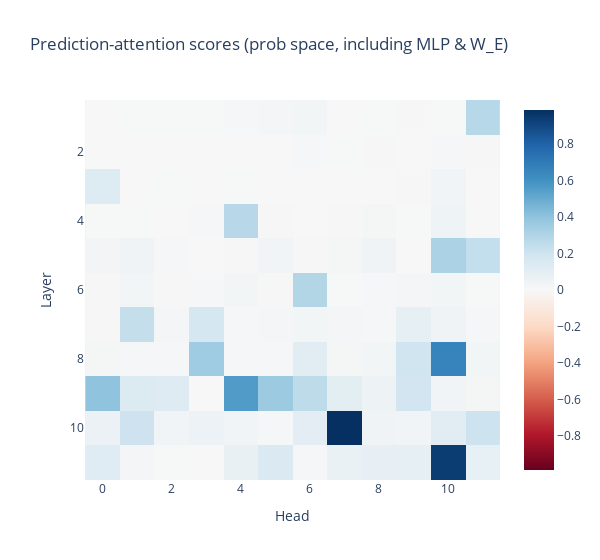

Notebook code for this chart:
### Code cell
def get_scores_for_all_heads(
    embeddings_dict: Dict[str, Float[Tensor, "d_vocab d_model"]],
    model: HookedTransformer = model,
    sample_size: int = 50,
    num_batches: int = 1,
    include_W_E_raw: bool = True,
    plot_probs: bool = False,
):
    raise NotImplementedError("Implementation wrong, need to include biases to queries and keys, and also / (self.cfg.d_model**0.5)")

    # results = []

    # sorted_keys = sorted(embeddings_dict.keys())

    # W_Qs = model.W_Q
    # W_Ks = model.W_K

    # W_U_Q = embeddings_dict["W_U (or W_E, no MLPs)"]
    # W_U_Q_normed = W_U_Q / W_U_Q.var(dim=-1, keepdim=True).pow(0.5)
    # if include_W_E_raw:
    #     W_E_K = embeddings_dict["W_E (including MLPs)"]
    # else:
    #     W_E_K = embeddings_dict["W_E (only MLPs)"]
    # W_E_K_normed = W_E_K / W_E_K.var(dim=-1, keepdim=True).pow(0.5)

    # W_Q_full = einops.einsum(W_U_Q_normed, W_Qs, "d_vocab d_model, layer head d_model d_head -> layer head d_vocab d_head")
    # W_K_full = einops.einsum(W_E_K_normed, W_Ks, "d_vocab d_model, layer head d_model d_head -> layer head d_vocab d_head")

    # W_QK_full = FactoredMatrix(W_Q_full, W_K_full.transpose(-1, -2))

    # for _ in range(num_batches):
    #     sample_indices = t.randint(0, model.cfg.d_vocab, (sample_size,))
    #     W_QK_sample = W_QK_full.A[..., sample_indices, :] @ W_QK_full.B[..., :, sample_indices]
    #     W_QK_sample = W_QK_sample - W_QK_sample.mean(dim=-1, keepdim=True)

    #     if plot_probs:
    #         W_QK_softmaxed = W_QK_sample.softmax(dim=-1)
    #         W_QK_avg_diag_prob = W_QK_softmaxed[..., range(sample_size), range(sample_size)].mean(-1)
    #         results.append(W_QK_avg_diag_prob)
    #     else:
    #         W_QK_diag_sum = W_QK_sample[..., range(sample_size), range(sample_size)].sum(-1)
    #         W_QK_offdiag_sum = W_QK_sample.sum(dim=(-1, -2)) - W_QK_diag_sum
    #         W_QK_avg_diag = W_QK_diag_sum / sample_size
    #         W_QK_avg_offdiag = W_QK_offdiag_sum / sample_size
    #         results.append(W_QK_avg_diag - W_QK_avg_offdiag)


    # results = sum(results) / len(results)
    # return results[1:]


results = get_scores_for_all_heads(embeddings_dict, sample_size = 250, num_batches = 40, plot_probs = True)

imshow(results, y=list(range(1, 12)), labels={"x": "Head", "y": "Layer"}, title="Prediction-attention scores (prob space, including MLP & W_E)", width=600)

### Figure 1 — Plotly figure (JSON) as saved in the notebook; plotly's stock layout.template omitted (floating-point values rounded to 4 significant figures; data arrays with more than 128 entries replaced by an {"elided": "..."} marker saying what was removed)
{"data": [{"coloraxis": "coloraxis", "hovertemplate": "Head: %{x}<br>Layer: %{y}<br>color: %{z}<extra></extra>", "name": "0", "type": "heatmap", "xaxis": "x", "y": [1, 2, 3, 4, 5, 6, 7, 8, 9, 10, 11], "yaxis": "y", "z": {"elided": "11x12 float values"}}], "layout": {"coloraxis": {"cmid": 0, "colorscale": [[0, "rgb(103,0,31)"], [0.1, "rgb(178,24,43)"], [0.2, "rgb(214,96,77)"], [0.3, "rgb(244,165,130)"], [0.4, "rgb(253,219,199)"], [0.5, "rgb(247,247,247)"], [0.6, "rgb(209,229,240)"], [0.7, "rgb(146,197,222)"], [0.8, "rgb(67,147,195)"], [0.9, "rgb(33,102,172)"], [1, "rgb(5,48,97)"]]}, "title": {"text": "Prediction-attention scores (prob space, including MLP & W_E)"}, "width": 600, "xaxis": {"anchor": "y", "constrain": "domain", "domain": [0, 1], "scaleanchor": "y", "title": {"text": "Head"}}, "yaxis": {"anchor": "x", "autorange": "reversed", "constrain": "domain", "domain": [0, 1], "title": {"text": "Layer"}}}}
